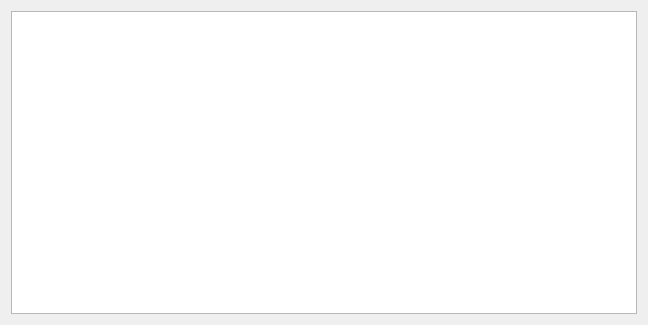
<?xml version="1.0" encoding="UTF-8"?>
<ui version="4.0">
 <class>Form</class>
 <widget class="QWidget" name="Form">
  <property name="geometry">
   <rect>
    <x>0</x>
    <y>0</y>
    <width>648</width>
    <height>325</height>
   </rect>
  </property>
  <property name="windowTitle">
   <string>Form</string>
  </property>
  <layout class="QVBoxLayout" name="verticalLayout">
   <item>
    <widget class="EditorTableView" name="tableView"/>
   </item>
  </layout>
 </widget>
 <customwidgets>
  <customwidget>
   <class>EditorTableView</class>
   <extends>QTableWidget</extends>
   <header>editortableview.h</header>
  </customwidget>
 </customwidgets>
 <resources/>
 <connections/>
</ui>
